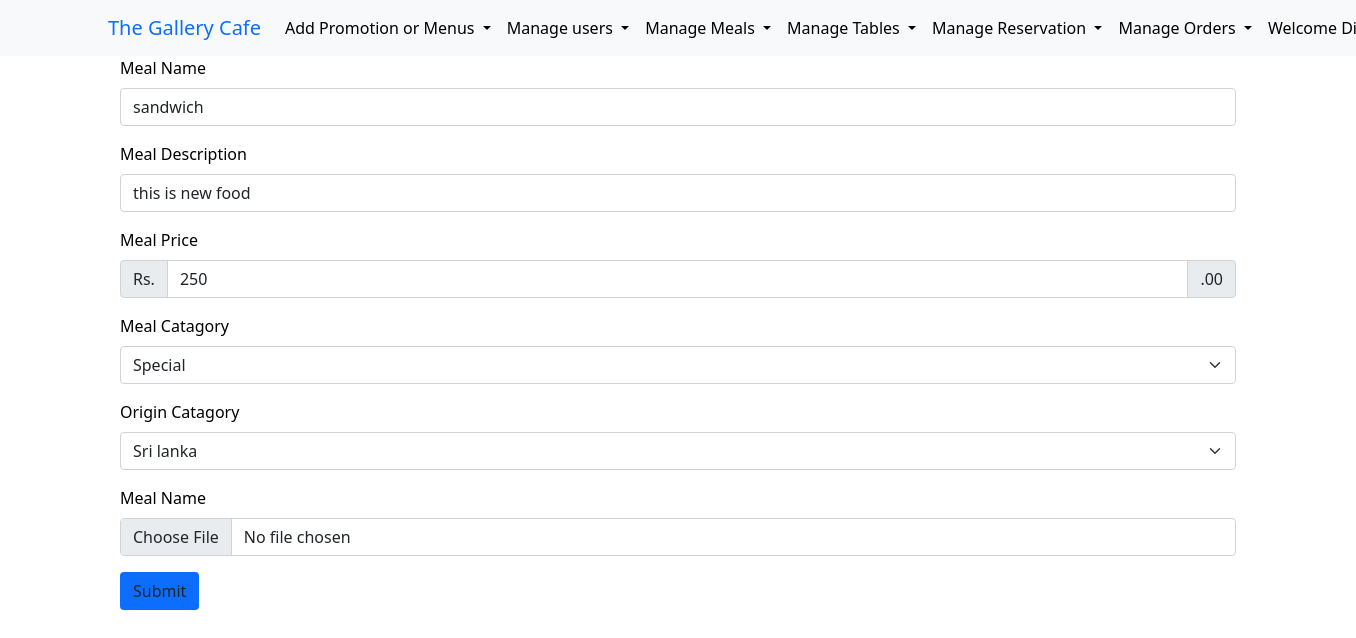
The app's page /updatemeals.php?meal_id=3 (signed in) with its own data.
### tables this page shows
CREATE TABLE `meals` (
  `mealid` int(11) NOT NULL,
  `meal_name` varchar(100) NOT NULL,
  `description` varchar(500) NOT NULL,
  `price` int(11) NOT NULL,
  `catagory_id` int(11) NOT NULL,
  `origin_id` int(11) NOT NULL,
  `meal_img` varchar(200) NOT NULL,
  `is_delete` int(11) NOT NULL
);

### updatemeals.php (the view, shortened to what this page needs)
<?php include("./inc/connection.php") ?>
<?php
if (isset($_GET['meal_id'])) {
    $meal_id = $_GET['meal_id'];
    $query = "SELECT * FROM meals
        INNER JOIN categories ON meals.catagory_id = categories.catagory_id
        INNER JOIN food_origin ON meals.origin_id = food_origin.origin_id
        WHERE mealid = '{$meal_id}'";
    $result = mysqli_query($conn, $query);
    if (mysqli_num_rows($result) == 1) {
        $row = mysqli_fetch_assoc($result);
        $meal_name = $row["meal_name"];
        $meal_description = $row["description"];
        $meal_price = $row["price"];
    }
}
?>
<!DOCTYPE html>
<html lang="en">
<head>
</head>
<?php
if ($_SESSION['usertype'] == "normaluser") {
    include("./inc/mainheader.php");
} else if ($_SESSION['usertype'] == "SystemAdmin") {
    include("./inc/adminheader.php");
} else if ($_SESSION['usertype'] == "operational") {
    include("./inc/opheader.php");
}
?>
<body>
    <div class="container">
        <form action="updatemeals.php" method="post" enctype="multipart/form-data">
            <div class="mb-3">
                <label for="meal_name" class="form-label">Meal Name</label>
                <input type="text" class="form-control" id="meal_name" <?php if (isset($meal_name)) {
                                                                            echo "value=\"" . $meal_name . "\"";
                                                                        } ?> name="meal_name" placeholder="Pizza">
            </div>
            <div class="mb-3">
                <label for="meal_description" class="form-label">Meal Description</label>
                <input type="text" class="form-control" id="meal_description" <?php if (isset($meal_description)) {
                                                                                    echo "value=\"" . $meal_description . "\"";
                                                                                } ?> name="meal_description" placeholder="About food .....">
            </div>
            <div class="mb-3">
                <label for="meal_price" class="form-label">Meal Price</label>
                <div class="input-group mb-3">
                    <span class="input-group-text">Rs. </span>
                    <input type="text" id="meal_price" name="meal_price" class="form-control" <?php if (isset($meal_price)) {
                                                                                                    echo "value=\"" . $meal_price . "\"";
                                                                                                } ?> placeholder="150" aria-label="Amount (to the nearest dollar)">
                    <span class="input-group-text">.00</span>
                </div>
            </div>
            <div class="mb-3">
                <label for="meal_img" class="form-label">Meal Catagory</label>
                <select class="form-select" id="catagory-select" name="catagory_id" aria-label="Default select example">
                    <option selected value="empty">Open this select menu</option>
                </select>
            </div>
            <div class="mb-3">
                <label for="meal_img" class="form-label">Origin Catagory</label>
                <select class="form-select" id="origin-select" name="origin_id" aria-label="Default select example">
                    <option selected value="empty">Open this select menu</option>
                </select>
            </div>
            <div class="mb-3">
                <label for="meal_img" class="form-label">Meal Name</label>
                <input type="file" class="form-control" id="meal_img" onchange="previewImage(this)" name="meal_img" placeholder="Albert">
            </div>
            <div class="mb-3">
                <button type="submit" name="submit" class="btn bg-primary ">Submit</button>
            </div>
        </form>
    </div>
</body>
</body>
</html>

### css/main.css (style rules this page uses)
* { margin: 0; padding: 0; box-sizing: border-box; color: black; }

### records on screen
meals: meal_name "sandwich", meal_description "this is new food", meal_price "250"
